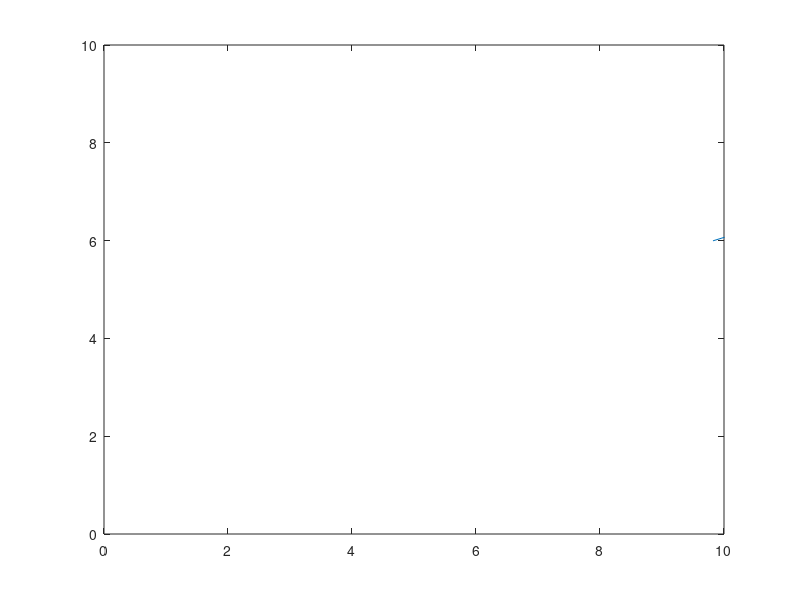

This chart was generated by the following MATLAB code: (Note: this script raises an error after producing the figure.)


% A matlab program to determine state of a randomly dropped pen with lenght of 0.8 on a
% table with area 10x10 unit^2.
clear
clc


table_length = 10;
table_width = 10;
pen_length = 0.8;
angle = rand()*2*pi; % angle between pen and x-axis
d=1; % distance between 2 parallel lines

tip1_x = rand()*table_width;   %  generate x coordinate of one tip of the pen
tip1_y = rand()*table_length;    %  generate y coordinate of one tip of the pen
tip2_x = tip1_x + pen_length*cos(angle);   % determine x coordinate of  other tip of the pen using length and angle
tip2_y = tip1_y + pen_length*sin(angle);   % determine y coordinate of  other tip of the pen using length and angle

center_x = (tip1_x + tip2_x)/2;    % determine x coordinate of the center
center_y = (tip1_y + tip2_y)/2;    % determine y coordinate of the center

if center_x < 0 || center_x >10 || center_y <0 || center_y > 10    % if the center is out of the table, the pen falls down
    if (0 < center_y && center_y < 10) && (center_x <0 || center_x >10)  
        if center_x < 5 && rem(angle,pi) > pi/2

            if ((rem(center_y,1) > rem(tip1_y,1)) && (rem(center_y,1) < rem(tip2_y,1))) || ((rem(center_y,1) > rem(tip2_y,1)) && (rem(center_y,1) < rem(tip1_y,1)))
                disp("Pen falls down with touching the line");
            else
                disp("Pen falls down without touching the line");
            end
        elseif center_x <5 && rem(angle,pi) < pi/2
            if ((rem(center_y,1) > rem(tip1_y,1)) && (rem(center_y,1) < rem(tip2_y,1))) || ((rem(center_y,1) > rem(tip2_y,1)) && (rem(center_y,1) < rem(tip1_y,1)))
                disp("Pen falls down without touching the line");
            else
                disp("Pen falls down with touching the line");
            end
        elseif center_x > 5 && rem(angle,pi) < pi/2
             if ((rem(center_y,1) > rem(tip1_y,1)) && (rem(center_y,1) < rem(tip2_y,1))) || ((rem(center_y,1) > rem(tip2_y,1)) && (rem(center_y,1) < rem(tip1_y,1)))
                disp("Pen falls down with touching the line");
            else
                disp("Pen falls down without touching the line");
             end
        elseif center_x > 5 && rem(angle,pi) > pi/2
            if ((rem(center_y,1) > rem(tip1_y,1)) && (rem(center_y,1) < rem(tip2_y,1))) || ((rem(center_y,1) > rem(tip2_y,1)) && (rem(center_y,1) < rem(tip1_y,1)))
                disp("Pen falls down without touching the line");
            else
                disp("Pen falls down with touching the line");
            end
        else 
            disp("Pen falls down without touching the line");
        end
    elseif (0 < center_x && center_x < 10) && (center_y < 0 || center_y > 10)  
        disp("Pen falls down with touching the line");
    else
        if ((rem(center_y,1) > rem(tip1_y,1)) && (rem(center_y,1) < rem(tip2_y,1))) || ((rem(center_y,1) > rem(tip2_y,1)) && (rem(center_y,1) < rem(tip1_y,1)))
            disp("Pen falls down with touching the line");
        else
            disp("Pen falls down without touching the line");
        end
    end
else
    if ((rem(center_y,1) > rem(tip1_y,1)) && (rem(center_y,1) < rem(tip2_y,1))) || ((rem(center_y,1) > rem(tip2_y,1)) && (rem(center_y,1) < rem(tip1_y,1)))   % if the pen is in between 2 horizontal lines no intersection
            disp("No intersection");
    else
        disp("Intersection");
    end
end
% this section is extra. I plot the pen and the table to check whether my
% algorithm works properly or not.
tips_x= [tip1_x tip2_x];
tips_y = [tip1_y tip2_y];
plot(tips_x, tips_y);
xlim([0 10]);
ylim([0 10]);
ax = gca;
ax.YGrid = 'on';
ax.GridLineStyle = '-';


